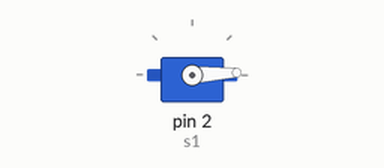
The sketch below on a simulated Arduino Uno, built with avr-gcc and run on an emulated ATmega328P. Parts: servo.

Above: at 0.05 s.
At 0.9 s:
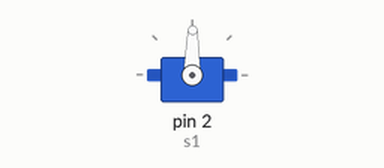
At 1.75 s:
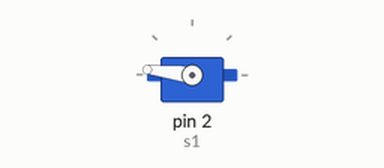
At 3.45 s:
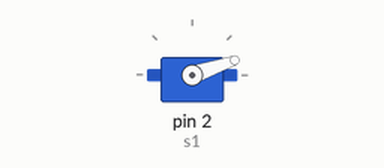
Timing chart, 0 to 8.3 s (numbered marks = the images above):
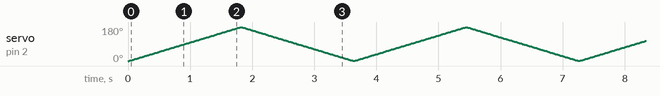

The sketch:

letturaServo.ino
```cpp
#include <Servo.h>

Servo s1;

void setup() {
  // put your setup code here, to run once:
  s1.attach(2);
  Serial.begin(9600);
}

void loop() {
  for(int cont=0; cont<180; cont++){
  s1.write(cont);
  delay(10);
  }
  for(int cont=180; cont>0; cont--){
    s1.write(cont);
    delay(10);
  }
}
```
